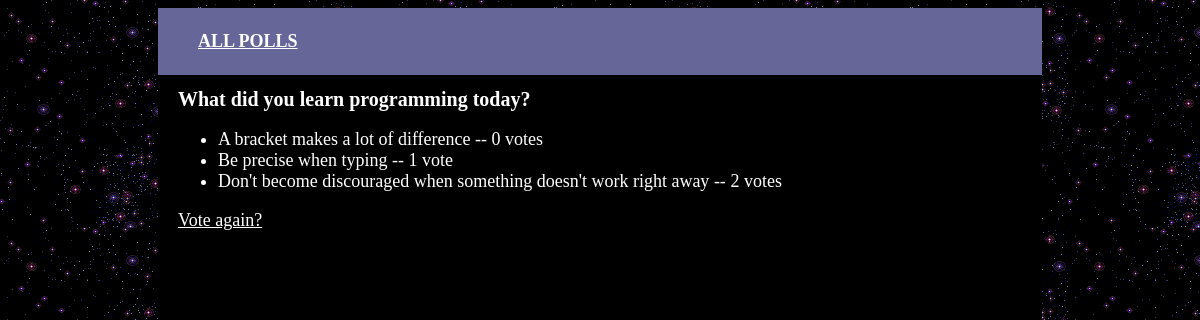
The app's page /polls/2/results/ with its own data.
### polls/models.py (models this page shows, shortened)
class Poll(models.Model):
	def was_published_recently(self):
		now = timezone.now()
		return now - datetime.timedelta(days=1) <= self.pub_date <= now
	was_published_recently.admin_order_field = 'pub_date'
	was_published_recently.boolean = True
	was_published_recently.short_desription = 'Published recent'
	question = models.CharField(max_length=200)
	pub_date = models.DateTimeField('date published')

class Choice(models.Model):
	poll = models.ForeignKey(Poll)
	choice_text = models.CharField(max_length=200)
	votes = models.IntegerField(default=0)

### polls/views.py (the view)
# urls.py: url(r'^(?P<pk>\d+)/results/$', views.ResultsView.as_view(), name='results'),
class ResultsView(generic.DetailView):
	model = Poll
	template_name = 'polls/results.html'

### polls/templates/polls/results.html
<!DOCTYPE html>
<html>
<head>
	{% load staticfiles %}
	<link rel="stylesheet" type="text/css" href="{% static 'polls/style.css' %}" />
</head>
<body>
	<div id="container">
		<div id="header">
			<ul>
				<li><a href="../../">All Polls</a></li>
			</ul>
		</div>
		<div id="content">
			<h1>{{ poll.question }}</h1>
			<ul>
			{% for choice in poll.choice_set.all %}
			<li>{{ choice.choice_text }} -- {{ choice.votes }} vote{{ choice.votes|pluralize }}</li>
			{% endfor %}
			</ul>
			<a href="{% url 'polls:detail' poll.id %}">Vote again?</a>
		</div>
	</div>
</body>
</html>

### polls/static/polls/style.css (style rules this page uses)
body { background: white url("images/background.gif"); color: white; font-size: 18px; }
h1 { font-size: 20px; }
a { color: white; }
#container { width:auto; margin:auto 150px; background-color:black; }
#header { list-style-type: none; margin-left: auto; margin-right: auto; display: block; font-weight: bold; color: #FFFFFF; background-color: #666699; text-align: left; padding: 5px 5px 5px 0; text-decoration: none; text-transform: uppercase; }
#header ul { list-style-type: none; }
#content { height:800px; width:620px; padding-left: 20px; }

### records on screen
Poll: question "What did you learn programming today?"
Choice: choice_text "A bracket makes a lot of difference", votes "0"
Choice: choice_text "Be precise when typing", votes "1"
Choice: choice_text "Don't become discouraged when something doesn't work right away", votes "2"
